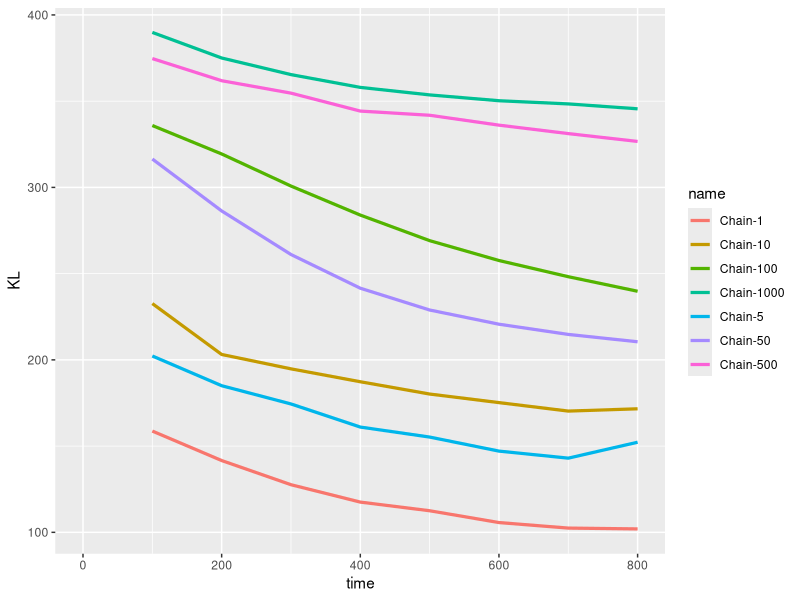

Source code (R):

library(ggplot2)

d <- read.table("evaluation-chains.txt")
names(d) <- c("name", "chain.i", "n", "time", "KL", "pct.found", "log.pm.found", "len.hyp", "len.samples", "sampleZ")
d$type <- substr(as.character(d$name), 0, 6) # the first few chars, ignoring the parameters at the end of name
d$time <- round(d$time/100) * 100
# d <- d[d$time<800,]


a <- aggregate( KL ~ name + time + type, d, mean)

p <- ggplot( data=a, aes(x=time, y=KL, color=name, group=name)) +
	geom_line(size=1.1) +
	scale_x_continuous(limits = c(0,800))
	
p
